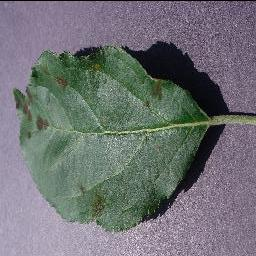
#> input picture backend/dataset/Test/Apple - Apple Scab/91decba3-10b0-4d3e-974c-bcc7729e867d___FREC_Scab 3527_90deg.JPG, 256 x 256 px; its folder holds only this picture in this run
$ python -i data_service.py   (imports and definitions only)
#> lines starting #> are read from the running program, lines starting #| are printed output that depends on the picture
"""
Data Service - Dataset Loading and Preprocessing Service
Handles dataset operations, data augmentation, and data validation
Supports 29 disease classes from PlantVillage dataset
"""

import os
import json
import random
import numpy as np
import cv2
from flask import current_app
from typing import Dict, Any, Tuple, List, Optional, Union
from datetime import datetime
import shutil
from tqdm import tqdm
import hashlib


class DataService:
    """
    Service for dataset management and preprocessing
    Handles dataset loading, splitting, augmentation, and validation
    """

    # 29 Class Names (PlantVillage Dataset)
    CLASS_NAMES = [
        # Apple (4)
        'Apple___Apple_scab', 'Apple___Black_rot', 'Apple___Cedar_apple_rust', 'Apple___healthy',
        # Bell Pepper (2)
        'Pepper,_bell___Bacterial_spot', 'Pepper,_bell___healthy',
        # Cherry (2)
        'Cherry_(including_sour)___healthy', 'Cherry_(including_sour)___Powdery_mildew',
        # Corn/Maize (4)
        'Corn_(maize)___Cercospora_leaf_spot Gray_leaf_spot', 'Corn_(maize)___Common_rust',
        'Corn_(maize)___healthy', 'Corn_(maize)___Northern_Leaf_Blight',
        # Grape (4)
        'Grape___Black_rot', 'Grape___Esca_(Black_Measles)', 'Grape___healthy', 'Grape___Leaf_blight_(Isariopsis_Leaf_Spot)',
        # Peach (2)
        'Peach___Bacterial_spot', 'Peach___healthy',
        # Potato (3)
        'Potato___Early_blight', 'Potato___healthy', 'Potato___Late_blight',
        # Strawberry (2)
        'Strawberry___healthy', 'Strawberry___Leaf_scorch',
        # Tomato (6)
        'Tomato___Bacterial_spot', 'Tomato___Early_blight', 'Tomato___healthy',
        'Tomato___Late_blight', 'Tomato___Septoria_leaf_spot', 'Tomato___Tomato_Yellow_Leaf_Curl_Virus'
    ]

    # User-friendly display names
    DISPLAY_NAMES = {
        'Apple___Apple_scab': 'Apple Scab',
        'Apple___Black_rot': 'Apple Black Rot',
        'Apple___Cedar_apple_rust': 'Apple Cedar Rust',
        'Apple___healthy': 'Apple Healthy',
        'Pepper,_bell___Bacterial_spot': 'Bell Pepper Bacterial Spot',
        'Pepper,_bell___healthy': 'Bell Pepper Healthy',
        'Cherry_(including_sour)___healthy': 'Cherry Healthy',
        'Cherry_(including_sour)___Powdery_mildew': 'Cherry Powdery Mildew',
        'Corn_(maize)___Cercospora_leaf_spot Gray_leaf_spot': 'Corn Cercospora Leaf Spot',
        'Corn_(maize)___Common_rust': 'Corn Common Rust',
        'Corn_(maize)___healthy': 'Corn Healthy',
        'Corn_(maize)___Northern_Leaf_Blight': 'Corn Northern Leaf Blight',
        'Grape___Black_rot': 'Grape Black Rot',
        'Grape___Esca_(Black_Measles)': 'Grape Esca',
        'Grape___healthy': 'Grape Healthy',
        'Grape___Leaf_blight_(Isariopsis_Leaf_Spot)': 'Grape Leaf Blight',
        'Peach___Bacterial_spot': 'Peach Bacterial Spot',
        'Peach___healthy': 'Peach Healthy',
        'Potato___Early_blight': 'Potato Early Blight',
        'Potato___healthy': 'Potato Healthy',
        'Potato___Late_blight': 'Potato Late Blight',
        'Strawberry___healthy': 'Strawberry Healthy',
        'Strawberry___Leaf_scorch': 'Strawberry Leaf Scorch',
        'Tomato___Bacterial_spot': 'Tomato Bacterial Spot',
        'Tomato___Early_blight': 'Tomato Early Blight',
        'Tomato___healthy': 'Tomato Healthy',
        'Tomato___Late_blight': 'Tomato Late Blight',
        'Tomato___Septoria_leaf_spot': 'Tomato Septoria Leaf Spot',
        'Tomato___Tomato_Yellow_Leaf_Curl_Virus': 'Tomato Yellow Leaf Curl Virus'
    }

    # Crop grouping
    CROP_GROUPS = {
        'Apple': ['Apple___Apple_scab', 'Apple___Black_rot', 'Apple___Cedar_apple_rust', 'Apple___healthy'],
        'Bell Pepper': ['Pepper,_bell___Bacterial_spot', 'Pepper,_bell___healthy'],
        'Cherry': ['Cherry_(including_sour)___healthy', 'Cherry_(including_sour)___Powdery_mildew'],
        'Corn': ['Corn_(maize)___Cercospora_leaf_spot Gray_leaf_spot', 'Corn_(maize)___Common_rust',
                 'Corn_(maize)___healthy', 'Corn_(maize)___Northern_Leaf_Blight'],
        'Grape': ['Grape___Black_rot', 'Grape___Esca_(Black_Measles)', 'Grape___healthy', 'Grape___Leaf_blight_(Isariopsis_Leaf_Spot)'],
        'Peach': ['Peach___Bacterial_spot', 'Peach___healthy'],
        'Potato': ['Potato___Early_blight', 'Potato___healthy', 'Potato___Late_blight'],
        'Strawberry': ['Strawberry___healthy', 'Strawberry___Leaf_scorch'],
        'Tomato': ['Tomato___Bacterial_spot', 'Tomato___Early_blight', 'Tomato___healthy',
                   'Tomato___Late_blight', 'Tomato___Septoria_leaf_spot', 'Tomato___Tomato_Yellow_Leaf_Curl_Virus']
    }

    # Image file extensions
    IMAGE_EXTENSIONS = {'.jpg', '.jpeg', '.png', '.JPG', '.JPEG', '.PNG', '.bmp', '.tiff'}

    def __init__(self, config: Dict = None):
        """
        Initialize data service

        Args:
            config: Configuration dictionary
        """
        self.config = config or {}
        self.dataset_path = self.config.get('dataset_path', 'dataset')
        self.train_split = self.config.get('train_split', 0.7)
        self.val_split = self.config.get('val_split', 0.2)
        self.test_split = self.config.get('test_split', 0.1)
        self.image_size = self.config.get('image_size', (224, 224))
        self.random_seed = self.config.get('random_seed', 42)
        self.use_symlinks = self.config.get('use_symlinks', False)  # Use symlinks instead of copying

        # Set random seed for reproducibility
        random.seed(self.random_seed)
        np.random.seed(self.random_seed)

    # [342 lines left out: functions _get_image_files, get_dataset_info, split_dataset, validate_dataset, not called in this run]

    def apply_augmentation(self, image: np.ndarray,
                          augmentation_type: str = 'basic',
                          return_params: bool = False) -> Union[np.ndarray, Tuple[np.ndarray, Dict]]:
        """
        Apply data augmentation to an image

        Args:
            image: Input image array (0-255 range)
            augmentation_type: Type of augmentation ('basic', 'heavy', 'none')
            return_params: Whether to return applied augmentation parameters

        Returns:
            Augmented image array or (image, params) tuple
        """
        if augmentation_type == 'none':
            return image if not return_params else (image, {})

        applied_params = {'type': augmentation_type, 'applied': []}

        try:
            img = image.copy()

            if augmentation_type == 'basic':
                # Basic augmentations
                if random.random() > 0.5:
                    img = cv2.flip(img, 1)  # Horizontal flip
                    applied_params['applied'].append('horizontal_flip')

                if random.random() > 0.7:
                    angle = random.uniform(-15, 15)
                    h, w = img.shape[:2]
                    M = cv2.getRotationMatrix2D((w/2, h/2), angle, 1)
                    img = cv2.warpAffine(img, M, (w, h))
                    applied_params['applied'].append(f'rotation_{angle:.1f}')

                if random.random() > 0.7:
                    scale = random.uniform(0.9, 1.1)
                    h, w = img.shape[:2]
                    new_h, new_w = int(h * scale), int(w * scale)
                    img = cv2.resize(img, (new_w, new_h))
                    img = cv2.resize(img, (w, h))
                    applied_params['applied'].append(f'scale_{scale:.2f}')

            elif augmentation_type == 'heavy':
                # Heavy augmentations for robustness
                if random.random() > 0.3:
                    img = cv2.flip(img, 1)
                    applied_params['applied'].append('horizontal_flip')

                if random.random() > 0.5:
                    angle = random.uniform(-30, 30)
                    h, w = img.shape[:2]
                    M = cv2.getRotationMatrix2D((w/2, h/2), angle, 1)
                    img = cv2.warpAffine(img, M, (w, h))
                    applied_params['applied'].append(f'rotation_{angle:.1f}')

                if random.random() > 0.5:
                    scale = random.uniform(0.7, 1.3)
                    h, w = img.shape[:2]
                    new_h, new_w = int(h * scale), int(w * scale)
                    img = cv2.resize(img, (new_w, new_h))
                    img = cv2.resize(img, (w, h))
                    applied_params['applied'].append(f'scale_{scale:.2f}')

                # Brightness adjustment
                if random.random() > 0.5:
                    brightness = random.uniform(0.6, 1.4)
                    img = np.clip(img * brightness, 0, 255).astype(np.uint8)
                    applied_params['applied'].append(f'brightness_{brightness:.2f}')

                # Contrast adjustment
                if random.random() > 0.7:
                    mean = np.mean(img)
                    contrast = random.uniform(0.7, 1.3)
                    img = np.clip((img - mean) * contrast + mean, 0, 255).astype(np.uint8)
                    applied_params['applied'].append(f'contrast_{contrast:.2f}')

            if return_params:
                return img, applied_params
            return img

        except Exception as e:
            if hasattr(current_app, 'logger'):
                current_app.logger.error(f"Error applying augmentation: {str(e)}")
            return image if not return_params else (image, {})

    # [204 lines left out: functions get_class_weights, preprocess_image, create_sample_dataset, get_dataset_hash, not called in this run]


# Singleton instance
data_service = DataService()

>>> import cv2
>>> picture = cv2.imread('../../dataset/Test/Apple - Apple Scab/91decba3-10b0-4d3e-974c-bcc7729e867d___FREC_Scab 3527_90deg.JPG')
#> picture is the input picture: shape (256, 256, 3); mean B, G, R 116.6, 114.1, 111.9
>>> result = DataService().apply_augmentation(picture)
#> in apply_augmentation, `img = cv2.flip(img, 1)`:
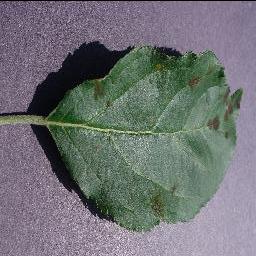
#> img: shape (256, 256, 3); mean B, G, R 116.6, 114.1, 111.9

$ run again, on backend/dataset/Test/Apple - Apple Scab/f105cc0d-1cc5-4726-b46d-f5bd9c9aacc1___FREC_Scab 3321_270deg.JPG
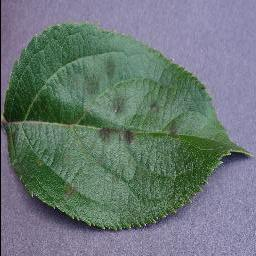
#> input picture backend/dataset/Test/Apple - Apple Scab/f105cc0d-1cc5-4726-b46d-f5bd9c9aacc1___FREC_Scab 3321_270deg.JPG, 256 x 256 px
#> picture is the input picture: shape (256, 256, 3); mean B, G, R 118.5, 120.4, 106.7
#> in apply_augmentation, `img = cv2.flip(img, 1)`:
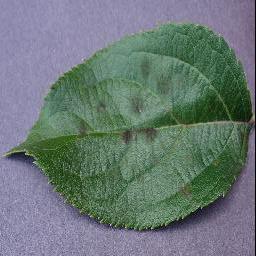
#> img: shape (256, 256, 3); mean B, G, R 118.5, 120.4, 106.7
